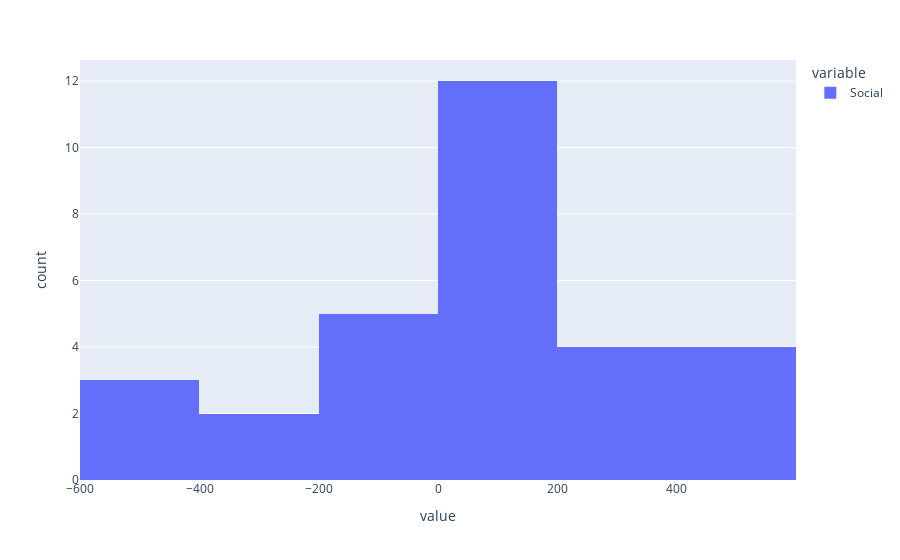

Source (notebook cell):
### Markdown cell above
### Plots

With a histogram we can visually tell if the distribution is more or less normal. 
And then a QQ plot (buscar info de para qué carajo sirve)

### Code cell
px.histogram(ind_diff)

### Figure 1 — Plotly figure (JSON) as saved in the notebook; plotly's stock layout.template omitted (floating-point values rounded to 4 significant figures)
{"data": [{"alignmentgroup": "True", "bingroup": "x", "hovertemplate": "variable=Social<br>value=%{x}<br>count=%{y}<extra></extra>", "legendgroup": "Social", "marker": {"color": "#636efa", "pattern": {"shape": ""}}, "name": "Social", "offsetgroup": "Social", "orientation": "v", "showlegend": true, "type": "histogram", "x": [20, 156, 286, 180, -118, 79, -333, -364, 125, 10, 492, 290, 92, 162, -35, -433, -36, 520, 230, 449, 98, 147, 0, 41, -555, 578, 316, -432, -199, -87], "xaxis": "x", "yaxis": "y"}], "layout": {"barmode": "relative", "legend": {"title": {"text": "variable"}, "tracegroupgap": 0}, "margin": {"t": 60}, "xaxis": {"anchor": "y", "domain": [0, 1], "title": {"text": "value"}}, "yaxis": {"anchor": "x", "domain": [0, 1], "title": {"text": "count"}}}}
